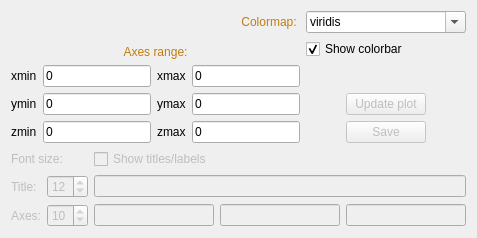
       <widget class="QWidget" name="plotsettingsTab">
        <property name="enabled">
         <bool>true</bool>
        </property>
        <attribute name="title">
         <string>Layout</string>
        </attribute>
        <layout class="QGridLayout" name="gridLayout">
         <item row="3" column="0" rowspan="2" colspan="2">
          <layout class="QGridLayout" name="gridLayout_4">
           <item row="1" column="0">
            <layout class="QHBoxLayout" name="horizontalLayout_14">
             <item>
              <widget class="QLabel" name="label_18">
               <property name="enabled">
                <bool>false</bool>
               </property>
               <property name="text">
                <string>Title:</string>
               </property>
              </widget>
             </item>
             <item>
              <widget class="QSpinBox" name="titleSizeSpin">
               <property name="enabled">
                <bool>false</bool>
               </property>
               <property name="toolTip">
                <string>&lt;html&gt;&lt;head/&gt;&lt;body&gt;&lt;p&gt;Font size of title text in plot&lt;/p&gt;&lt;/body&gt;&lt;/html&gt;</string>
               </property>
               <property name="value">
                <number>12</number>
               </property>
              </widget>
             </item>
            </layout>
           </item>
           <item row="0" column="0">
            <widget class="QLabel" name="label_8">
             <property name="enabled">
              <bool>false</bool>
             </property>
             <property name="text">
              <string>Font size:</string>
             </property>
            </widget>
           </item>
           <item row="2" column="0">
            <layout class="QHBoxLayout" name="horizontalLayout_13">
             <item>
              <widget class="QLabel" name="label_9">
               <property name="enabled">
                <bool>false</bool>
               </property>
               <property name="text">
                <string>Axes:</string>
               </property>
               <property name="alignment">
                <set>Qt::AlignRight|Qt::AlignTrailing|Qt::AlignVCenter</set>
               </property>
              </widget>
             </item>
             <item>
              <widget class="QSpinBox" name="axesSizeSpin">
               <property name="enabled">
                <bool>false</bool>
               </property>
               <property name="toolTip">
                <string>&lt;html&gt;&lt;head/&gt;&lt;body&gt;&lt;p&gt;Font size of axis labels (and colorbar) in plot&lt;/p&gt;&lt;/body&gt;&lt;/html&gt;</string>
               </property>
               <property name="value">
                <number>10</number>
               </property>
              </widget>
             </item>
            </layout>
           </item>
           <item row="0" column="1">
            <widget class="QCheckBox" name="showTitleChkBtn">
             <property name="enabled">
              <bool>false</bool>
             </property>
             <property name="toolTip">
              <string>&lt;html&gt;&lt;head/&gt;&lt;body&gt;&lt;p&gt;Show/hide titles of axes and title of plot&lt;/p&gt;&lt;/body&gt;&lt;/html&gt;</string>
             </property>
             <property name="text">
              <string>Show titles/labels</string>
             </property>
            </widget>
           </item>
           <item row="1" column="1">
            <widget class="QLineEdit" name="titleLine">
             <property name="enabled">
              <bool>false</bool>
             </property>
             <property name="toolTip">
              <string>&lt;html&gt;&lt;head/&gt;&lt;body&gt;&lt;p&gt;Title shown in plot.&lt;br/&gt;To edit, change text and press &amp;lt;ENTER&amp;gt;, &lt;br/&gt;or press Update Plot.&lt;/p&gt;&lt;/body&gt;&lt;/html&gt;</string>
             </property>
            </widget>
           </item>
           <item row="2" column="1">
            <layout class="QHBoxLayout" name="horizontalLayout_10">
             <item>
              <widget class="QLineEdit" name="xaxisLabel">
               <property name="enabled">
                <bool>false</bool>
               </property>
               <property name="toolTip">
                <string>&lt;html&gt;&lt;head/&gt;&lt;body&gt;&lt;p&gt;Name/text on x-axis in plot.&lt;br/&gt;To edit, change text and press &amp;lt;ENTER&amp;gt;, &lt;br/&gt;or press Update Plot.&lt;/p&gt;&lt;/body&gt;&lt;/html&gt;</string>
               </property>
              </widget>
             </item>
             <item>
              <widget class="QLineEdit" name="yaxisLabel">
               <property name="enabled">
                <bool>false</bool>
               </property>
               <property name="toolTip">
                <string>&lt;html&gt;&lt;head/&gt;&lt;body&gt;&lt;p&gt;Name/text on x-axis in plot.&lt;br/&gt;To edit, change text and press &amp;lt;ENTER&amp;gt;, &lt;br/&gt;or press Update Plot.&lt;/p&gt;&lt;/body&gt;&lt;/html&gt;</string>
               </property>
              </widget>
             </item>
             <item>
              <widget class="QLineEdit" name="zaxisLabel">
               <property name="enabled">
                <bool>false</bool>
               </property>
               <property name="toolTip">
                <string>&lt;html&gt;&lt;head/&gt;&lt;body&gt;&lt;p&gt;Name/text on x-axis in plot.&lt;br/&gt;To edit, change text and press &amp;lt;ENTER&amp;gt;, &lt;br/&gt;or press Update Plot.&lt;/p&gt;&lt;/body&gt;&lt;/html&gt;</string>
               </property>
              </widget>
             </item>
            </layout>
           </item>
          </layout>
         </item>
         <item row="1" column="0" rowspan="2" colspan="2">
          <layout class="QGridLayout" name="gridLayout_3">
           <item row="2" column="1">
            <widget class="QLineEdit" name="xminLine">
             <property name="text">
              <string>0</string>
             </property>
            </widget>
           </item>
           <item row="2" column="0">
            <widget class="QLabel" name="label_12">
             <property name="text">
              <string>xmin</string>
             </property>
            </widget>
           </item>
           <item row="1" column="4">
            <widget class="QCheckBox" name="cbarChkBtn">
             <property name="toolTip">
              <string>&lt;html&gt;&lt;head/&gt;&lt;body&gt;&lt;p&gt;Show/hide the colorbar in the plot&lt;/p&gt;&lt;/body&gt;&lt;/html&gt;</string>
             </property>
             <property name="text">
              <string>Show colorbar</string>
             </property>
             <property name="checked">
              <bool>true</bool>
             </property>
            </widget>
           </item>
           <item row="4" column="1">
            <widget class="QLineEdit" name="zminLine">
             <property name="text">
              <string>0</string>
             </property>
            </widget>
           </item>
           <item row="3" column="3">
            <widget class="QLineEdit" name="ymaxLine">
             <property name="text">
              <string>0</string>
             </property>
            </widget>
           </item>
           <item row="3" column="2">
            <widget class="QLabel" name="label_17">
             <property name="text">
              <string>ymax</string>
             </property>
            </widget>
           </item>
           <item row="3" column="1">
            <widget class="QLineEdit" name="yminLine">
             <property name="text">
              <string>0</string>
             </property>
            </widget>
           </item>
           <item row="4" column="3">
            <widget class="QLineEdit" name="zmaxLine">
             <property name="text">
              <string>0</string>
             </property>
            </widget>
           </item>
           <item row="3" column="0">
            <widget class="QLabel" name="label_16">
             <property name="text">
              <string>ymin</string>
             </property>
            </widget>
           </item>
           <item row="4" column="2">
            <widget class="QLabel" name="label_20">
             <property name="text">
              <string>zmax</string>
             </property>
            </widget>
           </item>
           <item row="0" column="4">
            <widget class="QComboBox" name="cmapComBox">
             <property name="toolTip">
              <string>&lt;html&gt;&lt;head/&gt;&lt;body&gt;&lt;p&gt;Some choices of colormaps to use when plotting.&lt;br/&gt;For more choices, enter the name of the matplotlib.cm&lt;br/&gt;colormap you would like, and press &amp;lt;ENTER&amp;gt; or Update plot.&lt;/p&gt;&lt;/body&gt;&lt;/html&gt;</string>
             </property>
             <property name="editable">
              <bool>true</bool>
             </property>
             <item>
              <property name="text">
               <string>viridis</string>
              </property>
             </item>
             <item>
              <property name="text">
               <string>jet</string>
              </property>
             </item>
             <item>
              <property name="text">
               <string>plasma</string>
              </property>
             </item>
             <item>
              <property name="text">
               <string>inferno</string>
              </property>
             </item>
             <item>
              <property name="text">
               <string>magma</string>
              </property>
             </item>
             <item>
              <property name="text">
               <string>YlOrBr</string>
              </property>
             </item>
             <item>
              <property name="text">
               <string>YlOrRd</string>
              </property>
             </item>
             <item>
              <property name="text">
               <string>YlGnBu</string>
              </property>
             </item>
             <item>
              <property name="text">
               <string>YlGn</string>
              </property>
             </item>
             <item>
              <property name="text">
               <string>cool</string>
              </property>
             </item>
             <item>
              <property name="text">
               <string>hot</string>
              </property>
             </item>
             <item>
              <property name="text">
               <string>copper</string>
              </property>
             </item>
             <item>
              <property name="text">
               <string>PiYG</string>
              </property>
             </item>
             <item>
              <property name="text">
               <string>Spectral</string>
              </property>
             </item>
             <item>
              <property name="text">
               <string>coolwarm</string>
              </property>
             </item>
             <item>
              <property name="text">
               <string>seismic</string>
              </property>
             </item>
             <item>
              <property name="text">
               <string>gist_rainbow</string>
              </property>
             </item>
             <item>
              <property name="text">
               <string>rainbow</string>
              </property>
             </item>
             <item>
              <property name="text">
               <string>brg</string>
              </property>
             </item>
             <item>
              <property name="text">
               <string>terrain</string>
              </property>
             </item>
             <item>
              <property name="text">
               <string>binary</string>
              </property>
             </item>
             <item>
              <property name="text">
               <string>BuGn</string>
              </property>
             </item>
             <item>
              <property name="text">
               <string>hot_r</string>
              </property>
             </item>
             <item>
              <property name="text">
               <string>bone_r</string>
              </property>
             </item>
             <item>
              <property name="text">
               <string>pink_r</string>
              </property>
             </item>
            </widget>
           </item>
           <item row="2" column="2">
            <widget class="QLabel" name="label_15">
             <property name="text">
              <string>xmax</string>
             </property>
            </widget>
           </item>
           <item row="4" column="0">
            <widget class="QLabel" name="label_19">
             <property name="text">
              <string>zmin</string>
             </property>
            </widget>
           </item>
           <item row="2" column="3">
            <widget class="QLineEdit" name="xmaxLine">
             <property name="text">
              <string>0</string>
             </property>
            </widget>
           </item>
           <item row="1" column="0" colspan="4">
            <widget class="QLabel" name="label_14">
             <property name="toolTip">
              <string>&lt;html&gt;&lt;head/&gt;&lt;body&gt;&lt;p&gt;Zoom in the plot by defining min and max values of x and y coordinates&lt;/p&gt;&lt;/body&gt;&lt;/html&gt;</string>
             </property>
             <property name="text">
              <string>&lt;html&gt;&lt;head/&gt;&lt;body&gt;&lt;p&gt;&lt;span style=&quot; color:#c17d11;&quot;&gt;Axes range:&lt;/span&gt;&lt;/p&gt;&lt;/body&gt;&lt;/html&gt;</string>
             </property>
             <property name="alignment">
              <set>Qt::AlignBottom|Qt::AlignHCenter</set>
             </property>
            </widget>
           </item>
           <item row="0" column="2" colspan="2">
            <widget class="QLabel" name="label_7">
             <property name="text">
              <string>&lt;html&gt;&lt;head/&gt;&lt;body&gt;&lt;p&gt;&lt;span style=&quot; color:#c17d11;&quot;&gt;Colormap: &lt;/span&gt;&lt;/p&gt;&lt;/body&gt;&lt;/html&gt;</string>
             </property>
             <property name="alignment">
              <set>Qt::AlignRight|Qt::AlignTrailing|Qt::AlignVCenter</set>
             </property>
            </widget>
           </item>
           <item row="4" column="4">
            <layout class="QHBoxLayout" name="horizontalLayout_8">
             <item>
              <spacer name="horizontalSpacer_4">
               <property name="orientation">
                <enum>Qt::Horizontal</enum>
               </property>
               <property name="sizeHint" stdset="0">
                <size>
                 <width>40</width>
                 <height>20</height>
                </size>
               </property>
              </spacer>
             </item>
             <item>
              <widget class="QPushButton" name="saveFigBtn">
               <property name="enabled">
                <bool>false</bool>
               </property>
               <property name="toolTip">
                <string>&lt;html&gt;&lt;head/&gt;&lt;body&gt;&lt;p&gt;Save current figure as a *.png file&lt;/p&gt;&lt;/body&gt;&lt;/html&gt;</string>
               </property>
               <property name="text">
                <string>Save</string>
               </property>
              </widget>
             </item>
             <item>
              <spacer name="horizontalSpacer_5">
               <property name="orientation">
                <enum>Qt::Horizontal</enum>
               </property>
               <property name="sizeHint" stdset="0">
                <size>
                 <width>40</width>
                 <height>20</height>
                </size>
               </property>
              </spacer>
             </item>
            </layout>
           </item>
           <item row="3" column="4">
            <layout class="QHBoxLayout" name="horizontalLayout_7">
             <item>
              <spacer name="horizontalSpacer_2">
               <property name="orientation">
                <enum>Qt::Horizontal</enum>
               </property>
               <property name="sizeHint" stdset="0">
                <size>
                 <width>40</width>
                 <height>20</height>
                </size>
               </property>
              </spacer>
             </item>
             <item>
              <widget class="QPushButton" name="previewBtn">
               <property name="enabled">
                <bool>false</bool>
               </property>
               <property name="toolTip">
                <string>&lt;html&gt;&lt;head/&gt;&lt;body&gt;&lt;p&gt;Updates the figure in the plot.&lt;br/&gt;(just the visuals defined here, not changing any data loaded)&lt;/p&gt;&lt;/body&gt;&lt;/html&gt;</string>
               </property>
               <property name="text">
                <string>Update plot</string>
               </property>
              </widget>
             </item>
             <item>
              <spacer name="horizontalSpacer">
               <property name="orientation">
                <enum>Qt::Horizontal</enum>
               </property>
               <property name="sizeHint" stdset="0">
                <size>
                 <width>40</width>
                 <height>20</height>
                </size>
               </property>
              </spacer>
             </item>
            </layout>
           </item>
          </layout>
         </item>
        </layout>
       </widget>
